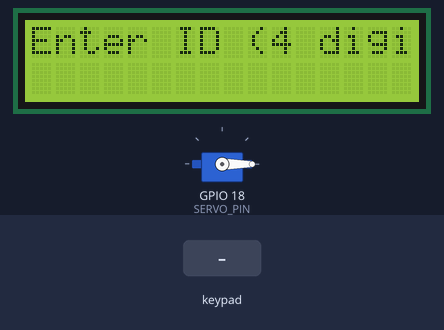
This sketch was run on a simulated ESP32. Parts: servo, 16×2 character LCD. The test bench sets the inputs (shaded band). Random numbers use the default seed unless the sketch sets one; what the sketch prints to the serial monitor is not drawn.

Above: at 2.7 s.
2.8 s: keypad keys 1 3 1 2 1 4 2 7 pressed 0.4 s apart
At 7.0 s:
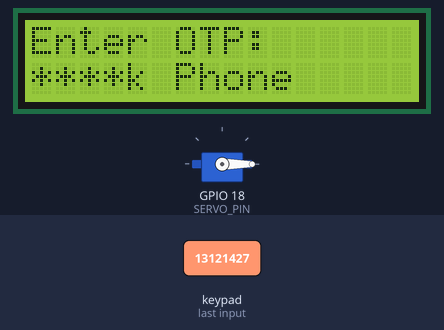
7.5 s: keypad keys 1 3 1 2 1 4 2 7 # pressed 0.4 s apart
At 10.6 s:
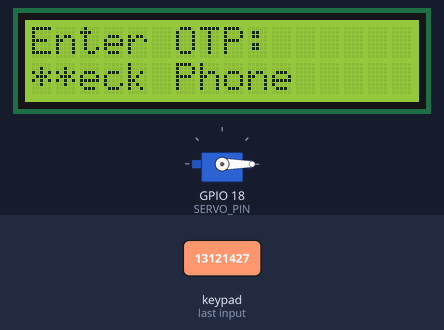
12.6 s: key '1' pressed
At 13.7 s:
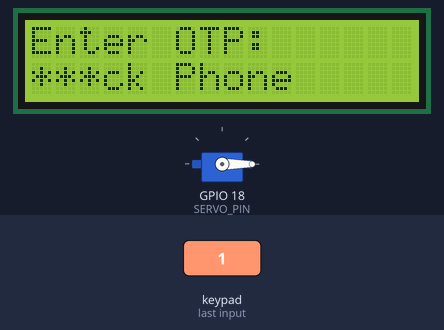
14.1 s: key '2' pressed
At 14.7 s:
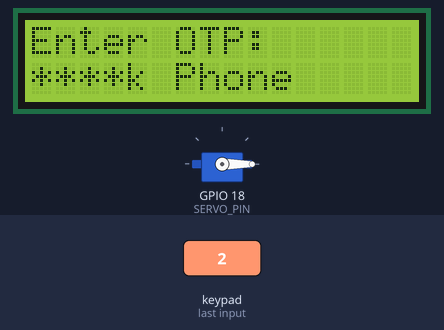
Timing chart, 0 to 17.1 s (numbered marks = the images above; inputs shaded):
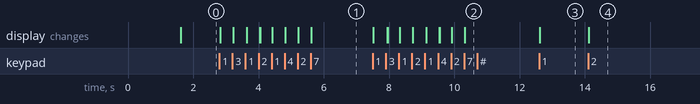

Measured:
- after the input at 2.8 s, the display: first changes at once (image 1 shows a later state)
- after the input at 7.5 s, the display: first changes at once (image 2 shows a later state)
- after the input at 12.6 s, the display: changes at once (image 3)

The sketch:

Smart_Door_Lock_with_OTP.ino
```cpp
#include <Wire.h>
#include <LiquidCrystal_I2C.h>
#include <Keypad.h>
#include <ESP32Servo.h>

LiquidCrystal_I2C lcd(0x27, 16, 2);
Servo doorServo;

#define SERVO_PIN 18

// HC-05 wired to ESP32 UART2 (TX2=17 -> HC-05 RXD, RX2=16 <- HC-05 TXD)
#define HC05_RX 16
#define HC05_TX 17
HardwareSerial HC05(2);

const byte ROWS = 4, COLS = 4;
char keys[ROWS][COLS] = {
  {'1','2','3','A'}, {'4','5','6','B'},
  {'7','8','9','C'}, {'*','0','#','D'}
};
byte rowPins[ROWS] = {13, 12, 14, 27};
byte colPins[COLS] = {26, 25, 33, 32};
Keypad keypad = Keypad(makeKeymap(keys), rowPins, colPins, ROWS, COLS);

String userID = "", otp = "", inputOTP = "";
bool otpSent = false, doorOpen = false;
unsigned long otpStartTime = 0, doorOpenTime = 0;
const unsigned long OTP_TIMEOUT = 30000;
const unsigned long DOOR_HOLD = 3000;

// ---------- OTP ----------
String makeOTP() {
  String c = "";
  for (int i = 0; i < 6; i++) c += String(random(0, 9));
  return c;
}

void sendOTPBT(String code) {
  HC05.println("Your OTP: " + code);
}

// ---------- Door ----------
void unlockDoor() {
  Serial.println("ACCESS GRANTED - Door Unlocked");
  lcd.clear(); lcd.print("ACCESS GRANTED");
  doorServo.write(90);
  doorOpen = true;
  doorOpenTime = millis();
}

void updateDoor() {
  if (doorOpen && millis() - doorOpenTime >= DOOR_HOLD) {
    doorServo.write(0);
    doorOpen = false;
    logAttempt(true);
  }
}

// ---------- Reset / Logging ----------
void logAttempt(bool success) {
  Serial.println("----------------------");
  Serial.println(success ? "LOG: SUCCESS ENTRY" : "LOG: FAILED ENTRY");
  userID = ""; inputOTP = ""; otp = ""; otpSent = false;
  lcd.clear();
}

// ---------- Setup ----------
void setup() {
  Serial.begin(115200);
  HC05.begin(9600, SERIAL_8N1, HC05_RX, HC05_TX); // default HC-05 baud is 9600

  doorServo.attach(SERVO_PIN);
  doorServo.write(0);

  lcd.init();
  lcd.backlight();
  lcd.setCursor(0, 0); lcd.print("Smart Door Lock");
  lcd.setCursor(0, 1); lcd.print("System Start");
  delay(1500);
  lcd.clear();

  Serial.println("System Ready");
}

// ---------- Loop ----------
void loop() {
  char key = keypad.getKey();
  updateDoor();

  if (doorOpen) return; // servo currently holding open, skip input handling

  // STEP 1: Enter ID
  if (!otpSent) {
    lcd.setCursor(0, 0); lcd.print("Enter ID (4 digit)");

    if (key && key >= '0' && key <= '9') {
      userID += key;
      lcd.setCursor(userID.length() - 1, 1); lcd.print("*");
      Serial.print("*");

      if (userID.length() == 4) {
        Serial.println("\nID Entered: " + userID);
        otp = makeOTP();
        Serial.println("OTP GENERATED: " + otp);
        sendOTPBT(otp);

        lcd.clear();
        lcd.setCursor(0, 0); lcd.print("OTP Sent!");
        lcd.setCursor(0, 1); lcd.print("Check Phone");

        otpSent = true;
        otpStartTime = millis();
        Serial.println("Enter OTP:");
      }
    }
  }

  // STEP 2: Enter OTP
  else {
    if (millis() - otpStartTime > OTP_TIMEOUT) {
      Serial.println("OTP EXPIRED!");
      lcd.clear(); lcd.print("OTP Expired");
      logAttempt(false);
      return;
    }

    lcd.setCursor(0, 0); lcd.print("Enter OTP:");

    if (key && key >= '0' && key <= '9') {
      inputOTP += key;
      lcd.setCursor(inputOTP.length() - 1, 1); lcd.print("*");
      Serial.print("*");

      if (inputOTP.length() == 6) {
        Serial.println("\nOTP ENTERED: " + inputOTP);

        if (inputOTP == otp) {
          unlockDoor(); // door auto-relocks + logs via updateDoor()/logAttempt()
        } else {
          Serial.println("ACCESS DENIED");
          lcd.clear(); lcd.print("ACCESS DENIED");
          logAttempt(false);
        }
      }
    }
  }
}
```
